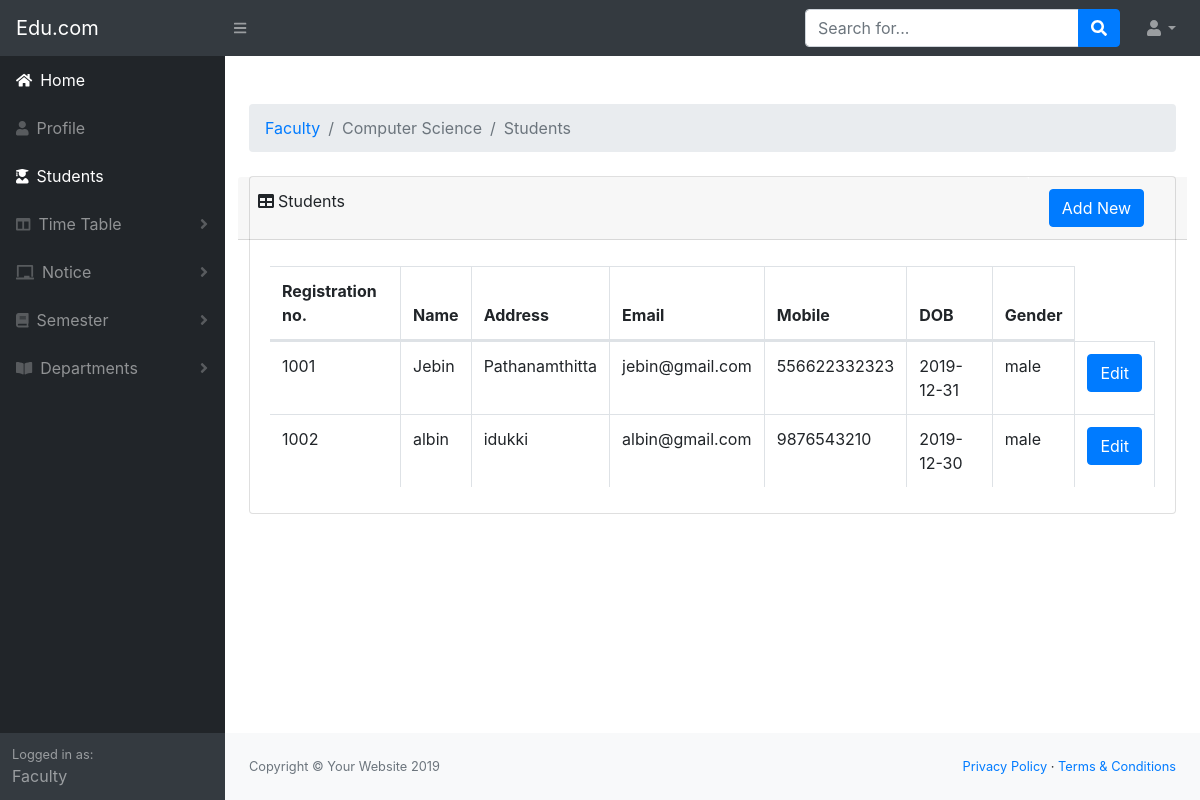
The app's page /view/faculty_home.php (signed in) with its own data.
### tables this page shows
CREATE TABLE `student` (
  `sid` int(11) NOT NULL,
  `sreg_no` varchar(10) NOT NULL,
  `sname` varchar(50) NOT NULL,
  `saddress` varchar(100) NOT NULL,
  `smail` varchar(50) NOT NULL,
  `smobile` bigint(20) NOT NULL,
  `sdob` date NOT NULL,
  `sgender` varchar(10) NOT NULL,
  `sdept` varchar(20) NOT NULL,
  `spassword` varchar(50) NOT NULL
);

### view/faculty_home.php (the view, shortened to what this page needs)
<!DOCTYPE html>
<html lang="en">
    <head>
        <link href="css/styles.css" rel="stylesheet" />
        <link href="https://cdn.datatables.net/1.10.20/css/dataTables.bootstrap4.min.css" rel="stylesheet" />
    </head>
    <body class="sb-nav-fixed">
        <nav class="sb-topnav navbar navbar-expand navbar-dark bg-dark">
            <a class="navbar-brand" href="index.html">Edu.com</a><button class="btn btn-link btn-sm order-1 order-lg-0" id="sidebarToggle" href="admin_home.php"><i class="fas fa-bars"></i></button
            >
            <form class="d-none d-md-inline-block form-inline ml-auto mr-0 mr-md-3 my-2 my-md-0">
                <div class="input-group">
                    <input class="form-control" type="text" placeholder="Search for..." aria-label="Search" aria-describedby="basic-addon2" />
                    <div class="input-group-append">
                        <button class="btn btn-primary" type="button"><i class="fas fa-search"></i></button>
                    </div>
                </div>
            </form>
            <ul class="navbar-nav ml-auto ml-md-0">
                <li class="nav-item dropdown">
                    <a class="nav-link dropdown-toggle" id="userDropdown" href="#" role="button" data-toggle="dropdown" aria-haspopup="true" aria-expanded="false"><i class="fas fa-user fa-fw"></i></a>
                </li>
            </ul>
        </nav>
        <div id="layoutSidenav">
                    <div id="layoutSidenav_nav">
                        <nav class="sb-sidenav accordion sb-sidenav-dark" id="sidenavAccordion">
                            <div class="sb-sidenav-menu">
                                <div class="nav">
                                    <a class="nav-link" href="faculty_home.php"
                                        ><div class="sb-nav-link-icon"><i class="fas fa-home"></i></div>
                                        Home</a
                                    >
                                    <a class="nav-link" href="faculty_profile_edit.php"
                                        ><div class="sb-nav-link-icon"><i class="fas fa-user"></i></div>
                                        Profile</a
                                    >
                                    <a class="nav-link" href="faculty_home.php"
                                        ><div class="sb-nav-link-icon"><i class="fas fa-user-graduate"></i></div>
                                        Students</a
                                    >
                                    <a class="nav-link collapsed" href="#" data-toggle="collapse" data-target="#collapseL" aria-expanded="false" aria-controls="collapseLayouts"
                                        ><div class="sb-nav-link-icon"><i class="fas fa-columns"></i></div>
                                        Time Table
                                        <div class="sb-sidenav-collapse-arrow"><i class="fas fa-angle-down"></i></div
                                    ></a>
                                    <a class="nav-link collapsed" href="#" data-toggle="collapse" data-target="#collapse" aria-expanded="false" aria-controls="collapseLayouts"
                                        ><div class="sb-nav-link-icon"><i class="fas fa-chalkboard"></i></div>
                                        Notice
                                        <div class="sb-sidenav-collapse-arrow"><i class="fas fa-angle-down"></i></div
                                    ></a>
                                    <a class="nav-link collapsed" href="#" data-toggle="collapse" data-target="#collapseLayouts" aria-expanded="false" aria-controls="collapseLayouts"
                                        ><div class="sb-nav-link-icon"><i class="fas fa-book"></i></div>
                                        Semester
                                        <div class="sb-sidenav-collapse-arrow"><i class="fas fa-angle-down"></i></div
                                    ></a>
                                    <a class="nav-link collapsed" href="#" data-toggle="collapse" data-target="#collapsePages" aria-expanded="false" aria-controls="collapsePages"
                                        ><div class="sb-nav-link-icon"><i class="fas fa-book-open"></i></div>
                                        Departments
                                        <div class="sb-sidenav-collapse-arrow"><i class="fas fa-angle-down"></i></div
                                    ></a>
                                    <div class="sb-sidenav-menu-heading"></div>
                                    <a class="nav-link" href="charts.html"
                                        ><div class="sb-nav-link-icon"><i class=""></i></div>
                                        </a
                                    ><a class="nav-link" href="tables.html"
                                        ><div class="sb-nav-link-icon"><i class=""></i></div>
                                        </a
                                    >
                                </div>
                            </div>
                                <div class="sb-sidenav-footer">
                                    <div class="small">Logged in as:</div>
                                    Faculty
                                </div>
                        </nav>
                    </div>
            <div id="layoutSidenav_content">
                <main>
                    <div class="container-fluid mt-5">
                        <ol class="breadcrumb mb-4">
                            <li class="breadcrumb-item"><a href="admin_home.php">Faculty</a></li>
                            <li class="breadcrumb-item active"><?php echo $_SESSION['fdept']; ?></li>
                            <li class="breadcrumb-item active">Students</li>
                        </ol>
                        <div class="card mb-4">
                            <div class="row">
                            <div class="col-10 card-header"><i class="fas fa-table mr-1"></i>Students</div>
                            <div class="col-2 card-header">
                            <a class="btn btn-primary" href="faculty_student_add.php">Add New</a>
                            </div>
                        </div>
                            <div class="card-body">
                                <div class="table-responsive">
                                    <table class="table table-bordered" id="dataTable" width="100%" cellspacing="0">
                                        <thead>
                                            <tr>
                                                <th>Registration no.</th>
                                                <th>Name</th>
                                                <th>Address</th>
                                                <th>Email</th>
                                                <th>Mobile</th>
                                                <th>DOB</th>
                                                <th>Gender</th>
                                            </tr>
                                        </thead>
                                        <?php
                                        require '../model/config/connection.php';
                                        $var = $_SESSION['fdept'];
                                        $sql = "select * from student where sdept = '".$var."' ";
                                        $result = mysqli_query($conn,$sql);
                                        while($row = mysqli_fetch_assoc($result))
                                        {
                                    ?>
                                        <tbody>
                                            <tr>
                                            <form method="POST">
                                                <td><?php echo $row['sreg_no']; ?></td>
                                                <td><?php echo $row['sname']; ?></td>
                                                <td><?php echo $row['saddress']; ?></td>
                                                <td><?php echo $row['smail']; ?></td>
                                                <td><?php echo $row['smobile']; ?></td>
                                                <td><?php echo $row['sdob']; ?></td>
                                                <td><?php echo $row['sgender']; ?></td>
                                                <td><a class="btn btn-primary" href="faculty_student_profile_edit.php?id=<?php echo $row['sreg_no']; ?>">Edit</a></td>
                                            </tr>
                                            <?php } ?>
                                        </tbody>
                                    </table>
                                </div>
                            </div>
                        </div>
                    </div>
                </main>
                <footer class="py-4 bg-light mt-auto">
                    <div class="container-fluid">
                        <div class="d-flex align-items-center justify-content-between small">
                            <div class="text-muted">Copyright &copy; Your Website 2019</div>
                            <div>
                                <a href="#">Privacy Policy</a>
                                &middot;
                                <a href="#">Terms &amp; Conditions</a>
                            </div>
                        </div>
                    </div>
                </footer>
            </div>
        </div>
    </body>
</html>

### records on screen
student: sreg_no "1001", sname "Jebin", saddress "Pathanamthitta", smail "jebin@gmail.com", smobile "556622332323", sdob "2019-12-31", sgender "male"
student: sreg_no "1002", sname "albin", saddress "idukki", smail "albin@gmail.com", smobile "9876543210", sdob "2019-12-30", sgender "male"

### other values on screen
$_SESSION['fdept'] "Computer Science"
